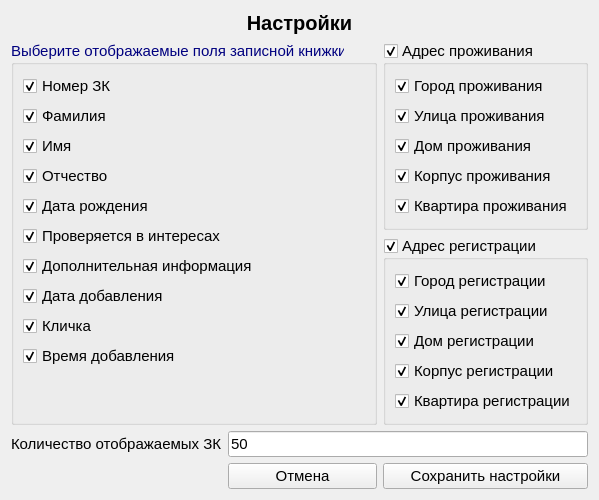
<?xml version="1.0" encoding="UTF-8"?>
<ui version="4.0">
 <class>Settings_Form</class>
 <widget class="QWidget" name="Settings_Form">
  <property name="windowModality">
   <enum>Qt::WindowModal</enum>
  </property>
  <property name="geometry">
   <rect>
    <x>0</x>
    <y>0</y>
    <width>569</width>
    <height>461</height>
   </rect>
  </property>
  <property name="windowTitle">
   <string>Form</string>
  </property>
  <layout class="QGridLayout" name="gridLayout">
   <item row="1" column="0" rowspan="2" colspan="2">
    <widget class="QGroupBox" name="groupBox">
     <property name="palette">
      <palette>
       <active>
        <colorrole role="WindowText">
         <brush brushstyle="SolidPattern">
          <color alpha="255">
           <red>0</red>
           <green>0</green>
           <blue>127</blue>
          </color>
         </brush>
        </colorrole>
       </active>
       <inactive>
        <colorrole role="WindowText">
         <brush brushstyle="SolidPattern">
          <color alpha="255">
           <red>0</red>
           <green>0</green>
           <blue>127</blue>
          </color>
         </brush>
        </colorrole>
       </inactive>
       <disabled>
        <colorrole role="WindowText">
         <brush brushstyle="SolidPattern">
          <color alpha="255">
           <red>120</red>
           <green>120</green>
           <blue>120</blue>
          </color>
         </brush>
        </colorrole>
       </disabled>
      </palette>
     </property>
     <property name="font">
      <font>
       <family>Arial</family>
       <pointsize>11</pointsize>
      </font>
     </property>
     <property name="title">
      <string>Выберите отображаемые поля записной книжки</string>
     </property>
     <property name="checkable">
      <bool>false</bool>
     </property>
     <property name="checked">
      <bool>false</bool>
     </property>
     <layout class="QGridLayout" name="gridLayout_2">
      <item row="10" column="0">
       <spacer name="verticalSpacer">
        <property name="font">
         <font>
          <pointsize>11</pointsize>
         </font>
        </property>
        <property name="orientation">
         <enum>Qt::Vertical</enum>
        </property>
        <property name="sizeHint" stdset="0">
         <size>
          <width>20</width>
          <height>40</height>
         </size>
        </property>
       </spacer>
      </item>
      <item row="3" column="0">
       <widget class="QCheckBox" name="MID_NAME">
        <property name="palette">
         <palette>
          <active>
           <colorrole role="WindowText">
            <brush brushstyle="SolidPattern">
             <color alpha="255">
              <red>0</red>
              <green>0</green>
              <blue>0</blue>
             </color>
            </brush>
           </colorrole>
          </active>
          <inactive>
           <colorrole role="WindowText">
            <brush brushstyle="SolidPattern">
             <color alpha="255">
              <red>0</red>
              <green>0</green>
              <blue>0</blue>
             </color>
            </brush>
           </colorrole>
          </inactive>
          <disabled>
           <colorrole role="WindowText">
            <brush brushstyle="SolidPattern">
             <color alpha="255">
              <red>120</red>
              <green>120</green>
              <blue>120</blue>
             </color>
            </brush>
           </colorrole>
          </disabled>
         </palette>
        </property>
        <property name="font">
         <font>
          <family>Arial</family>
          <pointsize>11</pointsize>
         </font>
        </property>
        <property name="text">
         <string>Отчество</string>
        </property>
        <property name="checked">
         <bool>true</bool>
        </property>
       </widget>
      </item>
      <item row="4" column="0">
       <widget class="QCheckBox" name="BIRTH_DATE">
        <property name="palette">
         <palette>
          <active>
           <colorrole role="WindowText">
            <brush brushstyle="SolidPattern">
             <color alpha="255">
              <red>0</red>
              <green>0</green>
              <blue>0</blue>
             </color>
            </brush>
           </colorrole>
          </active>
          <inactive>
           <colorrole role="WindowText">
            <brush brushstyle="SolidPattern">
             <color alpha="255">
              <red>0</red>
              <green>0</green>
              <blue>0</blue>
             </color>
            </brush>
           </colorrole>
          </inactive>
          <disabled>
           <colorrole role="WindowText">
            <brush brushstyle="SolidPattern">
             <color alpha="255">
              <red>120</red>
              <green>120</green>
              <blue>120</blue>
             </color>
            </brush>
           </colorrole>
          </disabled>
         </palette>
        </property>
        <property name="font">
         <font>
          <family>Arial</family>
          <pointsize>11</pointsize>
         </font>
        </property>
        <property name="text">
         <string>Дата рождения</string>
        </property>
        <property name="checked">
         <bool>true</bool>
        </property>
       </widget>
      </item>
      <item row="2" column="0">
       <widget class="QCheckBox" name="NAME">
        <property name="palette">
         <palette>
          <active>
           <colorrole role="WindowText">
            <brush brushstyle="SolidPattern">
             <color alpha="255">
              <red>0</red>
              <green>0</green>
              <blue>0</blue>
             </color>
            </brush>
           </colorrole>
          </active>
          <inactive>
           <colorrole role="WindowText">
            <brush brushstyle="SolidPattern">
             <color alpha="255">
              <red>0</red>
              <green>0</green>
              <blue>0</blue>
             </color>
            </brush>
           </colorrole>
          </inactive>
          <disabled>
           <colorrole role="WindowText">
            <brush brushstyle="SolidPattern">
             <color alpha="255">
              <red>120</red>
              <green>120</green>
              <blue>120</blue>
             </color>
            </brush>
           </colorrole>
          </disabled>
         </palette>
        </property>
        <property name="font">
         <font>
          <family>Arial</family>
          <pointsize>11</pointsize>
         </font>
        </property>
        <property name="text">
         <string>Имя</string>
        </property>
        <property name="checked">
         <bool>true</bool>
        </property>
       </widget>
      </item>
      <item row="6" column="0">
       <widget class="QCheckBox" name="DOP_INFO">
        <property name="palette">
         <palette>
          <active>
           <colorrole role="WindowText">
            <brush brushstyle="SolidPattern">
             <color alpha="255">
              <red>0</red>
              <green>0</green>
              <blue>0</blue>
             </color>
            </brush>
           </colorrole>
          </active>
          <inactive>
           <colorrole role="WindowText">
            <brush brushstyle="SolidPattern">
             <color alpha="255">
              <red>0</red>
              <green>0</green>
              <blue>0</blue>
             </color>
            </brush>
           </colorrole>
          </inactive>
          <disabled>
           <colorrole role="WindowText">
            <brush brushstyle="SolidPattern">
             <color alpha="255">
              <red>120</red>
              <green>120</green>
              <blue>120</blue>
             </color>
            </brush>
           </colorrole>
          </disabled>
         </palette>
        </property>
        <property name="font">
         <font>
          <family>Arial</family>
          <pointsize>11</pointsize>
         </font>
        </property>
        <property name="text">
         <string>Дополнительная информация</string>
        </property>
        <property name="checked">
         <bool>true</bool>
        </property>
       </widget>
      </item>
      <item row="1" column="0">
       <widget class="QCheckBox" name="LASTNAME">
        <property name="palette">
         <palette>
          <active>
           <colorrole role="WindowText">
            <brush brushstyle="SolidPattern">
             <color alpha="255">
              <red>0</red>
              <green>0</green>
              <blue>0</blue>
             </color>
            </brush>
           </colorrole>
          </active>
          <inactive>
           <colorrole role="WindowText">
            <brush brushstyle="SolidPattern">
             <color alpha="255">
              <red>0</red>
              <green>0</green>
              <blue>0</blue>
             </color>
            </brush>
           </colorrole>
          </inactive>
          <disabled>
           <colorrole role="WindowText">
            <brush brushstyle="SolidPattern">
             <color alpha="255">
              <red>120</red>
              <green>120</green>
              <blue>120</blue>
             </color>
            </brush>
           </colorrole>
          </disabled>
         </palette>
        </property>
        <property name="font">
         <font>
          <family>Arial</family>
          <pointsize>11</pointsize>
         </font>
        </property>
        <property name="text">
         <string>Фамилия</string>
        </property>
        <property name="checked">
         <bool>true</bool>
        </property>
       </widget>
      </item>
      <item row="5" column="0">
       <widget class="QCheckBox" name="CHECK_FOR">
        <property name="palette">
         <palette>
          <active>
           <colorrole role="WindowText">
            <brush brushstyle="SolidPattern">
             <color alpha="255">
              <red>0</red>
              <green>0</green>
              <blue>0</blue>
             </color>
            </brush>
           </colorrole>
          </active>
          <inactive>
           <colorrole role="WindowText">
            <brush brushstyle="SolidPattern">
             <color alpha="255">
              <red>0</red>
              <green>0</green>
              <blue>0</blue>
             </color>
            </brush>
           </colorrole>
          </inactive>
          <disabled>
           <colorrole role="WindowText">
            <brush brushstyle="SolidPattern">
             <color alpha="255">
              <red>120</red>
              <green>120</green>
              <blue>120</blue>
             </color>
            </brush>
           </colorrole>
          </disabled>
         </palette>
        </property>
        <property name="font">
         <font>
          <family>Arial</family>
          <pointsize>11</pointsize>
         </font>
        </property>
        <property name="text">
         <string>Проверяется в интересах</string>
        </property>
        <property name="checked">
         <bool>true</bool>
        </property>
       </widget>
      </item>
      <item row="0" column="0">
       <widget class="QCheckBox" name="ZK_ID">
        <property name="palette">
         <palette>
          <active>
           <colorrole role="WindowText">
            <brush brushstyle="SolidPattern">
             <color alpha="255">
              <red>0</red>
              <green>0</green>
              <blue>0</blue>
             </color>
            </brush>
           </colorrole>
          </active>
          <inactive>
           <colorrole role="WindowText">
            <brush brushstyle="SolidPattern">
             <color alpha="255">
              <red>0</red>
              <green>0</green>
              <blue>0</blue>
             </color>
            </brush>
           </colorrole>
          </inactive>
          <disabled>
           <colorrole role="WindowText">
            <brush brushstyle="SolidPattern">
             <color alpha="255">
              <red>120</red>
              <green>120</green>
              <blue>120</blue>
             </color>
            </brush>
           </colorrole>
          </disabled>
         </palette>
        </property>
        <property name="font">
         <font>
          <family>Arial</family>
          <pointsize>11</pointsize>
         </font>
        </property>
        <property name="text">
         <string>Номер ЗК</string>
        </property>
        <property name="checked">
         <bool>true</bool>
        </property>
       </widget>
      </item>
      <item row="7" column="0">
       <widget class="QCheckBox" name="ADD_DATE">
        <property name="palette">
         <palette>
          <active>
           <colorrole role="WindowText">
            <brush brushstyle="SolidPattern">
             <color alpha="255">
              <red>0</red>
              <green>0</green>
              <blue>0</blue>
             </color>
            </brush>
           </colorrole>
          </active>
          <inactive>
           <colorrole role="WindowText">
            <brush brushstyle="SolidPattern">
             <color alpha="255">
              <red>0</red>
              <green>0</green>
              <blue>0</blue>
             </color>
            </brush>
           </colorrole>
          </inactive>
          <disabled>
           <colorrole role="WindowText">
            <brush brushstyle="SolidPattern">
             <color alpha="255">
              <red>120</red>
              <green>120</green>
              <blue>120</blue>
             </color>
            </brush>
           </colorrole>
          </disabled>
         </palette>
        </property>
        <property name="font">
         <font>
          <family>Arial</family>
          <pointsize>11</pointsize>
         </font>
        </property>
        <property name="text">
         <string>Дата добавления</string>
        </property>
        <property name="checked">
         <bool>true</bool>
        </property>
       </widget>
      </item>
      <item row="9" column="0">
       <widget class="QCheckBox" name="ADD_TIME">
        <property name="palette">
         <palette>
          <active>
           <colorrole role="WindowText">
            <brush brushstyle="SolidPattern">
             <color alpha="255">
              <red>0</red>
              <green>0</green>
              <blue>0</blue>
             </color>
            </brush>
           </colorrole>
          </active>
          <inactive>
           <colorrole role="WindowText">
            <brush brushstyle="SolidPattern">
             <color alpha="255">
              <red>0</red>
              <green>0</green>
              <blue>0</blue>
             </color>
            </brush>
           </colorrole>
          </inactive>
          <disabled>
           <colorrole role="WindowText">
            <brush brushstyle="SolidPattern">
             <color alpha="255">
              <red>120</red>
              <green>120</green>
              <blue>120</blue>
             </color>
            </brush>
           </colorrole>
          </disabled>
         </palette>
        </property>
        <property name="font">
         <font>
          <family>Arial</family>
          <pointsize>11</pointsize>
         </font>
        </property>
        <property name="text">
         <string>Время добавления</string>
        </property>
        <property name="checked">
         <bool>true</bool>
        </property>
       </widget>
      </item>
      <item row="8" column="0">
       <widget class="QCheckBox" name="NICKNAME">
        <property name="palette">
         <palette>
          <active>
           <colorrole role="WindowText">
            <brush brushstyle="SolidPattern">
             <color alpha="255">
              <red>0</red>
              <green>0</green>
              <blue>0</blue>
             </color>
            </brush>
           </colorrole>
          </active>
          <inactive>
           <colorrole role="WindowText">
            <brush brushstyle="SolidPattern">
             <color alpha="255">
              <red>0</red>
              <green>0</green>
              <blue>0</blue>
             </color>
            </brush>
           </colorrole>
          </inactive>
          <disabled>
           <colorrole role="WindowText">
            <brush brushstyle="SolidPattern">
             <color alpha="255">
              <red>120</red>
              <green>120</green>
              <blue>120</blue>
             </color>
            </brush>
           </colorrole>
          </disabled>
         </palette>
        </property>
        <property name="text">
         <string>Кличка</string>
        </property>
        <property name="checked">
         <bool>true</bool>
        </property>
       </widget>
      </item>
     </layout>
    </widget>
   </item>
   <item row="1" column="2">
    <widget class="QGroupBox" name="groupBox_3">
     <property name="font">
      <font>
       <pointsize>11</pointsize>
      </font>
     </property>
     <property name="title">
      <string>Адрес проживания</string>
     </property>
     <property name="checkable">
      <bool>true</bool>
     </property>
     <layout class="QVBoxLayout" name="verticalLayout_4">
      <item>
       <widget class="QCheckBox" name="LIV_CITY">
        <property name="font">
         <font>
          <family>Arial</family>
          <pointsize>11</pointsize>
         </font>
        </property>
        <property name="text">
         <string>Город проживания</string>
        </property>
        <property name="checked">
         <bool>true</bool>
        </property>
       </widget>
      </item>
      <item>
       <widget class="QCheckBox" name="LIV_STREET">
        <property name="font">
         <font>
          <family>Arial</family>
          <pointsize>11</pointsize>
         </font>
        </property>
        <property name="text">
         <string>Улица проживания</string>
        </property>
        <property name="checked">
         <bool>true</bool>
        </property>
       </widget>
      </item>
      <item>
       <widget class="QCheckBox" name="LIV_HOME">
        <property name="font">
         <font>
          <family>Arial</family>
          <pointsize>11</pointsize>
         </font>
        </property>
        <property name="text">
         <string>Дом проживания</string>
        </property>
        <property name="checked">
         <bool>true</bool>
        </property>
       </widget>
      </item>
      <item>
       <widget class="QCheckBox" name="LIV_CORP">
        <property name="font">
         <font>
          <family>Arial</family>
          <pointsize>11</pointsize>
         </font>
        </property>
        <property name="text">
         <string>Корпус проживания</string>
        </property>
        <property name="checked">
         <bool>true</bool>
        </property>
       </widget>
      </item>
      <item>
       <widget class="QCheckBox" name="LIV_FLAT">
        <property name="font">
         <font>
          <family>Arial</family>
          <pointsize>11</pointsize>
         </font>
        </property>
        <property name="text">
         <string>Квартира проживания</string>
        </property>
        <property name="checked">
         <bool>true</bool>
        </property>
       </widget>
      </item>
      <item>
       <spacer name="verticalSpacer_6">
        <property name="font">
         <font>
          <pointsize>11</pointsize>
         </font>
        </property>
        <property name="orientation">
         <enum>Qt::Vertical</enum>
        </property>
        <property name="sizeHint" stdset="0">
         <size>
          <width>20</width>
          <height>40</height>
         </size>
        </property>
       </spacer>
      </item>
     </layout>
    </widget>
   </item>
   <item row="2" column="2">
    <widget class="QGroupBox" name="groupBox_4">
     <property name="font">
      <font>
       <pointsize>11</pointsize>
      </font>
     </property>
     <property name="title">
      <string>Адрес регистрации</string>
     </property>
     <property name="checkable">
      <bool>true</bool>
     </property>
     <property name="checked">
      <bool>true</bool>
     </property>
     <layout class="QVBoxLayout" name="verticalLayout_3">
      <item>
       <widget class="QCheckBox" name="REG_CITY">
        <property name="font">
         <font>
          <family>Arial</family>
          <pointsize>11</pointsize>
         </font>
        </property>
        <property name="text">
         <string>Город регистрации</string>
        </property>
        <property name="checked">
         <bool>true</bool>
        </property>
       </widget>
      </item>
      <item>
       <widget class="QCheckBox" name="REG_STREET">
        <property name="font">
         <font>
          <family>Arial</family>
          <pointsize>11</pointsize>
         </font>
        </property>
        <property name="text">
         <string>Улица регистрации</string>
        </property>
        <property name="checked">
         <bool>true</bool>
        </property>
       </widget>
      </item>
      <item>
       <widget class="QCheckBox" name="REG_HOME">
        <property name="font">
         <font>
          <family>Arial</family>
          <pointsize>11</pointsize>
         </font>
        </property>
        <property name="text">
         <string>Дом регистрации</string>
        </property>
        <property name="checked">
         <bool>true</bool>
        </property>
       </widget>
      </item>
      <item>
       <widget class="QCheckBox" name="REG_CORP">
        <property name="font">
         <font>
          <family>Arial</family>
          <pointsize>11</pointsize>
         </font>
        </property>
        <property name="text">
         <string>Корпус регистрации</string>
        </property>
        <property name="checked">
         <bool>true</bool>
        </property>
       </widget>
      </item>
      <item>
       <widget class="QCheckBox" name="REG_FLAT">
        <property name="font">
         <font>
          <family>Arial</family>
          <pointsize>11</pointsize>
         </font>
        </property>
        <property name="text">
         <string>Квартира регистрации</string>
        </property>
        <property name="checked">
         <bool>true</bool>
        </property>
       </widget>
      </item>
      <item>
       <spacer name="verticalSpacer_5">
        <property name="font">
         <font>
          <pointsize>11</pointsize>
         </font>
        </property>
        <property name="orientation">
         <enum>Qt::Vertical</enum>
        </property>
        <property name="sizeHint" stdset="0">
         <size>
          <width>20</width>
          <height>40</height>
         </size>
        </property>
       </spacer>
      </item>
     </layout>
    </widget>
   </item>
   <item row="3" column="0">
    <widget class="QLabel" name="label_3">
     <property name="font">
      <font>
       <family>Arial</family>
       <pointsize>11</pointsize>
      </font>
     </property>
     <property name="text">
      <string>Количество отображаемых ЗК</string>
     </property>
    </widget>
   </item>
   <item row="3" column="1" colspan="2">
    <widget class="QLineEdit" name="lineEdit_2">
     <property name="font">
      <font>
       <family>Arial</family>
       <pointsize>11</pointsize>
      </font>
     </property>
     <property name="text">
      <string>50</string>
     </property>
    </widget>
   </item>
   <item row="0" column="0" colspan="3">
    <widget class="QLabel" name="label">
     <property name="font">
      <font>
       <family>Arial</family>
       <pointsize>15</pointsize>
       <weight>75</weight>
       <bold>true</bold>
      </font>
     </property>
     <property name="text">
      <string>Настройки</string>
     </property>
     <property name="alignment">
      <set>Qt::AlignCenter</set>
     </property>
    </widget>
   </item>
   <item row="4" column="2">
    <widget class="QPushButton" name="pb_save_settings">
     <property name="font">
      <font>
       <family>Arial</family>
       <pointsize>11</pointsize>
      </font>
     </property>
     <property name="text">
      <string>Сохранить настройки</string>
     </property>
    </widget>
   </item>
   <item row="4" column="1">
    <widget class="QPushButton" name="pushButton">
     <property name="font">
      <font>
       <pointsize>11</pointsize>
      </font>
     </property>
     <property name="text">
      <string>Отмена</string>
     </property>
    </widget>
   </item>
  </layout>
 </widget>
 <resources/>
 <connections/>
</ui>
